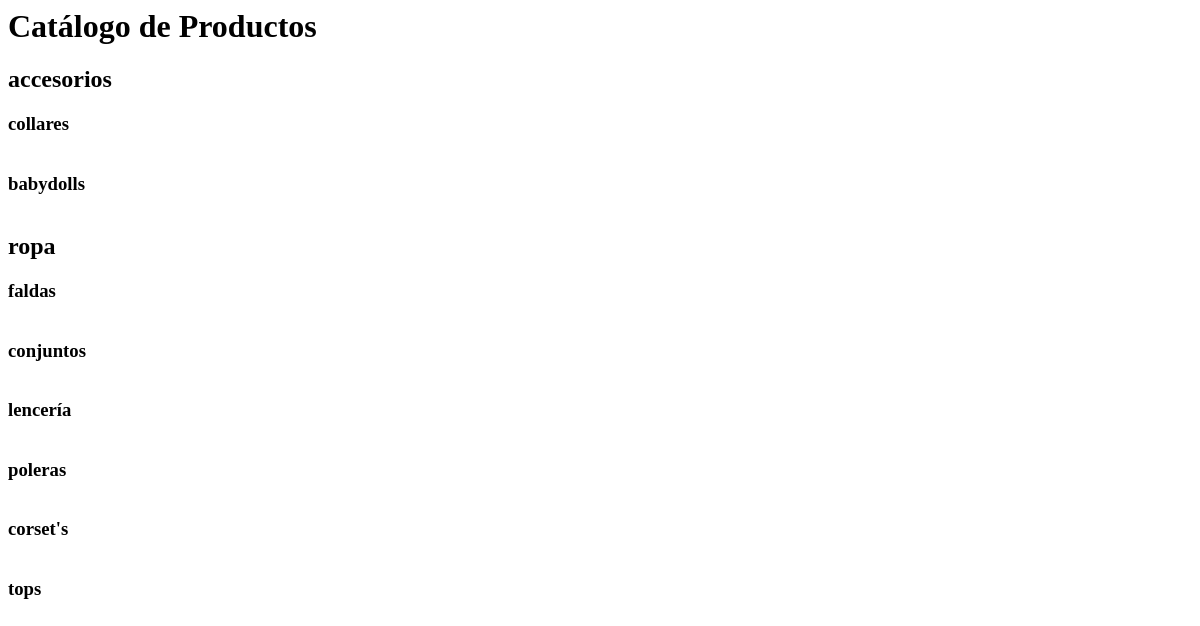
The page /store/catalogo/ on the database as committed earlier.
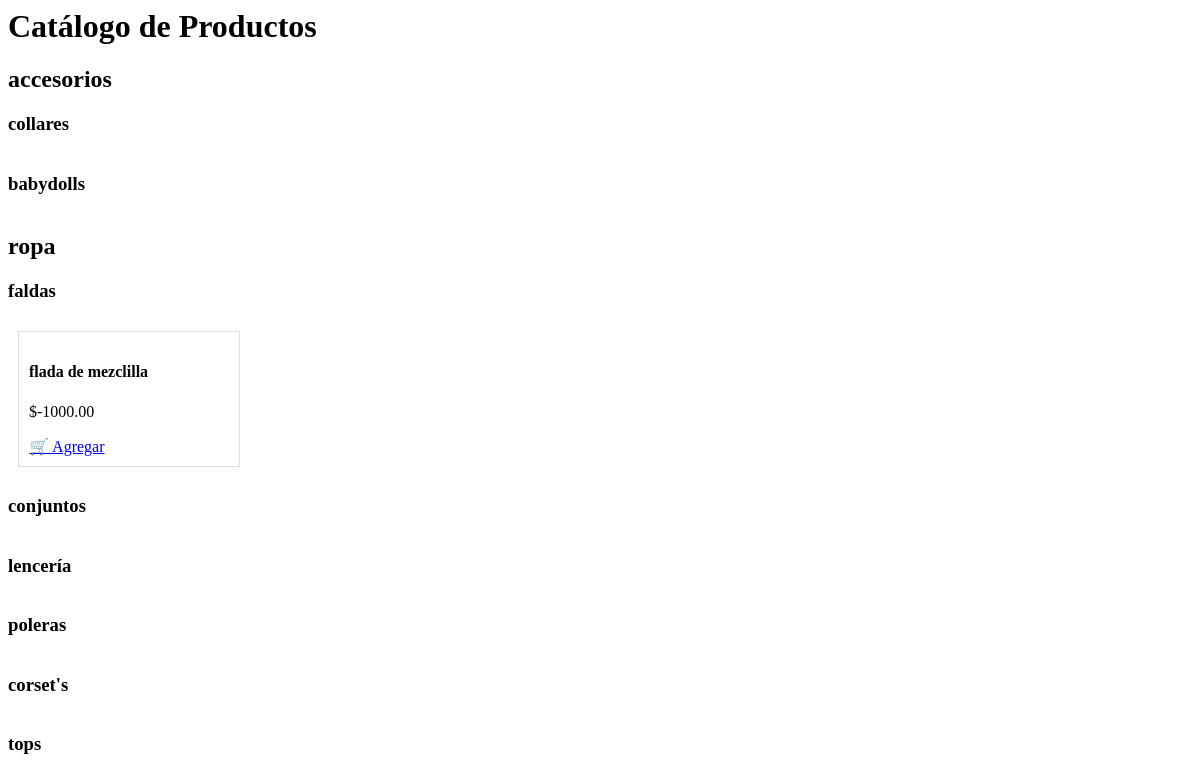
The same page on the database as committed later.
### store/models.py (models this page shows, shortened)
class Categoria(models.Model):
    nombre = models.CharField(max_length=100, unique=True)
    descripcion = models.TextField(blank=True, null=True)
    class Meta:
        verbose_name = "Categoría"
        verbose_name_plural = "Categorías"

class Subcategoria(models.Model):
    categoria = models.ForeignKey(Categoria, on_delete=models.CASCADE, related_name='subcategorias')
    nombre = models.CharField(max_length=100)
    class Meta:
        verbose_name = "Subcategoría"
        verbose_name_plural = "Subcategorías"

class Producto(models.Model):
    nombre = models.CharField(max_length=100)
    categoria = models.ForeignKey(Categoria, on_delete=models.SET_NULL, null=True, blank=True)
    subcategoria = models.ForeignKey(Subcategoria, on_delete=models.SET_NULL, null=True, blank=True)
    precio = models.DecimalField(max_digits=10, decimal_places=2)
    cantidad = models.PositiveIntegerField(default=1)
    talla = models.CharField(max_length=10, blank=True, null=True)
    dimensiones = models.CharField(max_length=100, blank=True, null=True)
    descripcion = models.TextField(blank=True, null=True)
    imagen = models.ImageField(upload_to='productos/', blank=True, null=True)
    activo = models.BooleanField(default=True)
    stock = models.PositiveIntegerField(default=20)
    class Meta:
        verbose_name = "Producto"
        verbose_name_plural = "Productos"

### store/views.py (the view)
# urls.py: path('catalogo/', views.catalogo, name='catalogo'),
def catalogo(request):
    categorias = Categoria.objects.all().prefetch_related('subcategorias')
    productos = Producto.objects.filter(activo=True)
    return render(request, 'store/catalogo.html', {
        'categorias': categorias,
        'productos': productos
    })

### store/templates/store/catalogo.html (shortened to what this page needs)
<h1>Catálogo de Productos</h1>
{% for categoria in categorias %}
    <h2>{{ categoria.nombre }}</h2>
    {% for subcategoria in categoria.subcategorias.all %}
        <h3>{{ subcategoria.nombre }}</h3>
        <div style="display:flex; flex-wrap:wrap;">
            {% for producto in productos %}
                {% if producto.subcategoria == subcategoria %}
                    <div style="border:1px solid #ddd; margin:10px; padding:10px; width:200px;">
                        <h4>{{ producto.nombre }}</h4>
                        <p>${{ producto.precio }}</p>
                        <a href="{% url 'agregar_producto' producto.id %}">🛒 Agregar</a>
                    </div>
                {% endif %}
            {% endfor %}
        </div>
    {% endfor %}
{% endfor %}

Rows that differ between the two databases and show on the page:
added Producto: nombre "flada de mezclilla", precio "-1000.00", shown under Subcategoria "faldas"
